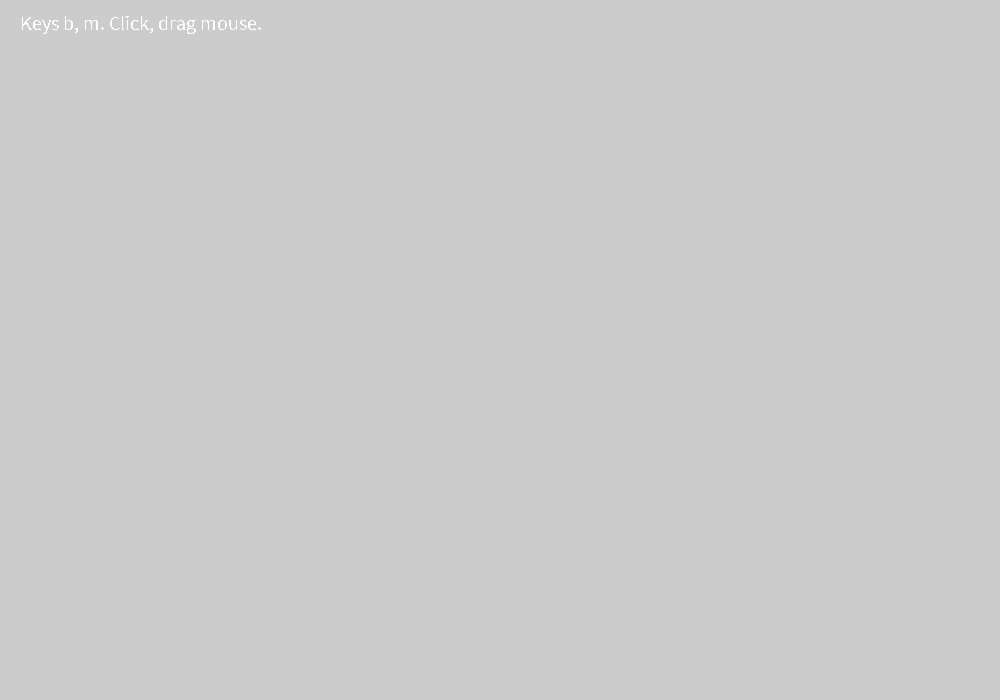
Frame 1 (no input)
Frame 60 (the mouse pressed at the canvas centre just before this capture): identical to frame 1, image omitted
Frame 120 (the mouse held since frame 60 and released just before this capture): identical to frame 1, image omitted

The Processing sketch that drew this single still picture (run headless with seeded random() and noise(); from frame 60 on, the mouse is pressed at the canvas centre):

// Processing sketch: processing_110973
// ── processing_110973.pde

/*Press the b or B key on your keyboard to 
begin with a blue background.

Next, press the m or M key on your keyboard to 
make stars appear.
Each time you press m or M, more stars appear.
Hold down your m or M key to see more stars quickly accumulate.

Press b  or B any time to clear all the stars off your canvas.

Drag your mouse while you hold the button down to doodle.
See what happens when you move your mouse quickly.

Click your mouse button.
Each time you click, you add a star where you mouse clicked.

I have been enjoying meditating lately
by lying on my back, feeling like I'm floating on the ocean,
imagining I'm looking up at a clear night sky.
I hope you get the same kind of feeling
from your sketch...
...or go crazy doodling with stars!
*/

color[] palette = 
{#000040, #FFAA00, #FFFFFF, #FFFF00, #FFC400, #A1A2B7, #8B8A33, 
#B7B694, #FED284, #DEDCC8, #D3D3FE, #2B2B6C};

void setup() {
  size(1000,700);
  String s="Keys b, m. Click, drag mouse.";
  fill(255);
  textAlign(LEFT);
  textSize(20);
  text(s,20,30);
  noSmooth();
}

void draw() {
  //B is for "begin" "blue" "background"
  if (keyPressed) {
    if (key == 'b' || key == 'B') {
      background(palette[0]);
      String s="Keys b, m. Click, drag mouse.";
      fill(255);
      textAlign(LEFT);
      textSize(20);
      text(s,20,30);
    }

  //*****reveal stars*****
  //if (keyPressed) {
    if (key == 'm' || key == 'M') {
    //***small stars****
    for (int i=0; i <2; i++) {
      float star = random(1,11);
      stroke(palette[int(star)]);
      strokeWeight(int(random(1,3)));
      point(random(width),random(height));
      //*****tiny stars*****
      for (int tiny=0; tiny <10; tiny++) {
        strokeWeight(1);
        point(random(width),random(height));
      }
      }
    
    //*****3 pixel stars*****
    for (int i = 0; i <2; i++) {
      float star = random(1,12);
      float rx = random(width);
      float ry = random(height); 
      int x = int(rx);
      int y = int(ry);
      stroke(palette[int(star)]);
      line(x,y, x+2, y+2);
      line(x,y+1, x+2, y+1);
      line(x,y+2, x+2, y);
    }

    //*****7 pixel stars*****
    for (int i = 0; i <2; i++) {
      float star1 = random(1,12);
      float star2 = random(1,12);
      float rx = random(width);
      float ry = random(height); 
      int x = int(rx);
      int y = int(ry);
      stroke(palette[int(star1)]);
      line(x,y, x+6,y+6);
      line(x+6,y, x,y+6);
      //test for random colors
      //println(star1);
      stroke(palette[int(star2)]);
      line(x+3,y, x+3,y+6);
      line(x,y+3, x+6,y+3);
      //test colors
      //println(star2);
    }

    //*****7 pixel polygons*****
    for (int i = 0; i <2; i++) {
      float star1 = random(1,12);
      float star2 = random(1,12);
      float rx = random(width);
      float ry = random(height); 
      int x = int(rx);
      int y = int(ry);
      stroke(palette[int(star1)]);
      fill(palette[int(star2)]);
      beginShape();
      vertex(x+3,y);
      vertex(x+4,y+2);
      vertex(x+6,y+2);
      vertex(x+5,y+3);
      vertex(x+6,y+6);
      vertex(x+3,y+4);
      vertex(x,y+6);
      vertex(x+1,y+3);
      vertex(x,y+2);
      vertex(x+2,y+2);
      endShape(CLOSE);
    }

    //*****13 pixel stars shrink*****
    scale(0.5);
    float star1 = random(1,12);
    //must declare 2 star variables to get 2 different colors
    float star2 = random(1,12);
    //the upper right corner gets congested because of the scaling
    float rx = random(width*2);
    float ry = random(height*2); 
    int x = int(rx);
    int y = int(ry);
    stroke(palette[int(star1)]);
    fill(palette[int(star2)]);
    beginShape();
    vertex(x+6,y);
    vertex(x+8,y+4);
    vertex(x+12,y+4);
    vertex(x+10,y+6);
    vertex(x+12,y+12);
    vertex(x+6,y+8);
    vertex(x,y+12);
    vertex(x+2,y+6);
    vertex(x,y+4);
    vertex(x+4,y+4);
    endShape(CLOSE);
    }
  }
}

//*****doodle with stars*****
//place stars according to mouse location
void mouseDragged() {
  //build star  
  float star1 = random(1,12);
  //must declare 2 star variables to get 2 different colors
  float star2 = random(1,12);
  float rx = random(width);
  float ry = random(height); 
  int x = mouseX;
  int y = mouseY;
  stroke(palette[int(star1)]);
  fill(palette[int(star2)]);  
  beginShape();
  vertex(x+6,y);
  vertex(x+8,y+4);
  vertex(x+12,y+4);
  vertex(x+10,y+6);
  vertex(x+12,y+12);
  vertex(x+6,y+8);
  vertex(x,y+12);
  vertex(x+2,y+6);
  vertex(x,y+4);
  vertex(x+4,y+4);
  endShape(CLOSE);
}

//*****add larger stars to create your own consellations*****
void mouseClicked() {
  //build star  
  float star1 = random(1,12);
  //must declare 2 star variables to get 2 different colors
  float star2 = random(1,12);
  float rx = random(width);
  float ry = random(height); 
  int x = mouseX;
  int y = mouseY;
  stroke(palette[int(star1)]);
  fill(palette[int(star2)]);  
  beginShape();
  vertex(x+6,y);
  vertex(x+8,y+4);
  vertex(x+12,y+4);
  vertex(x+10,y+6);
  vertex(x+12,y+12);
  vertex(x+6,y+8);
  vertex(x,y+12);
  vertex(x+2,y+6);
  vertex(x,y+4);
  vertex(x+4,y+4);
  endShape(CLOSE);
}
